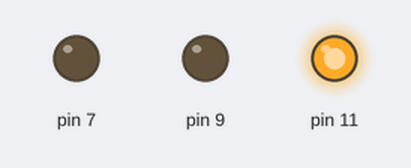
Recording of a sketch running on a simulated Arduino Uno, built with avr-gcc and run on an emulated ATmega328P. Parts: output pins drawn as LEDs (lit = HIGH).

Above: at 0.05 s.
At 1.45 s:
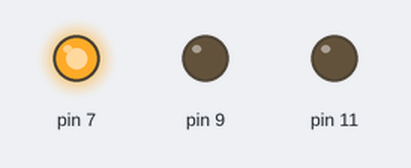
At 2.85 s:
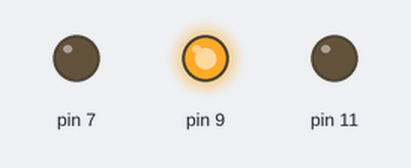
Timing chart, 0 to 3.1 s (numbered marks = the images above):
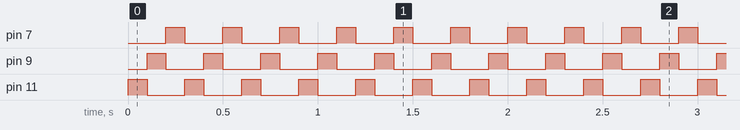

The sketch:

Three_Runnig_Leds.ino
```cpp
void setup() {
  // put your setup code here, to run once:
  pinMode(11,OUTPUT);
  pinMode(9,OUTPUT);
  pinMode(7,OUTPUT);
}

void loop() {
  // put your main code here, to run repeatedly:
  digitalWrite(11,HIGH);
  digitalWrite(9,LOW);
  digitalWrite(7,LOW);
  delay(100);
  digitalWrite(11,LOW);
  digitalWrite(9,HIGH);
  digitalWrite(7,LOW);
  delay(100);
  digitalWrite(11,LOW);
  digitalWrite(9,LOW);
  digitalWrite(7,HIGH);
  delay(100);
}
```

Measured:
- by itself, pin 7, pin 9, pin 11: alternates HIGH for 0.10 s and LOW for 0.20 s
